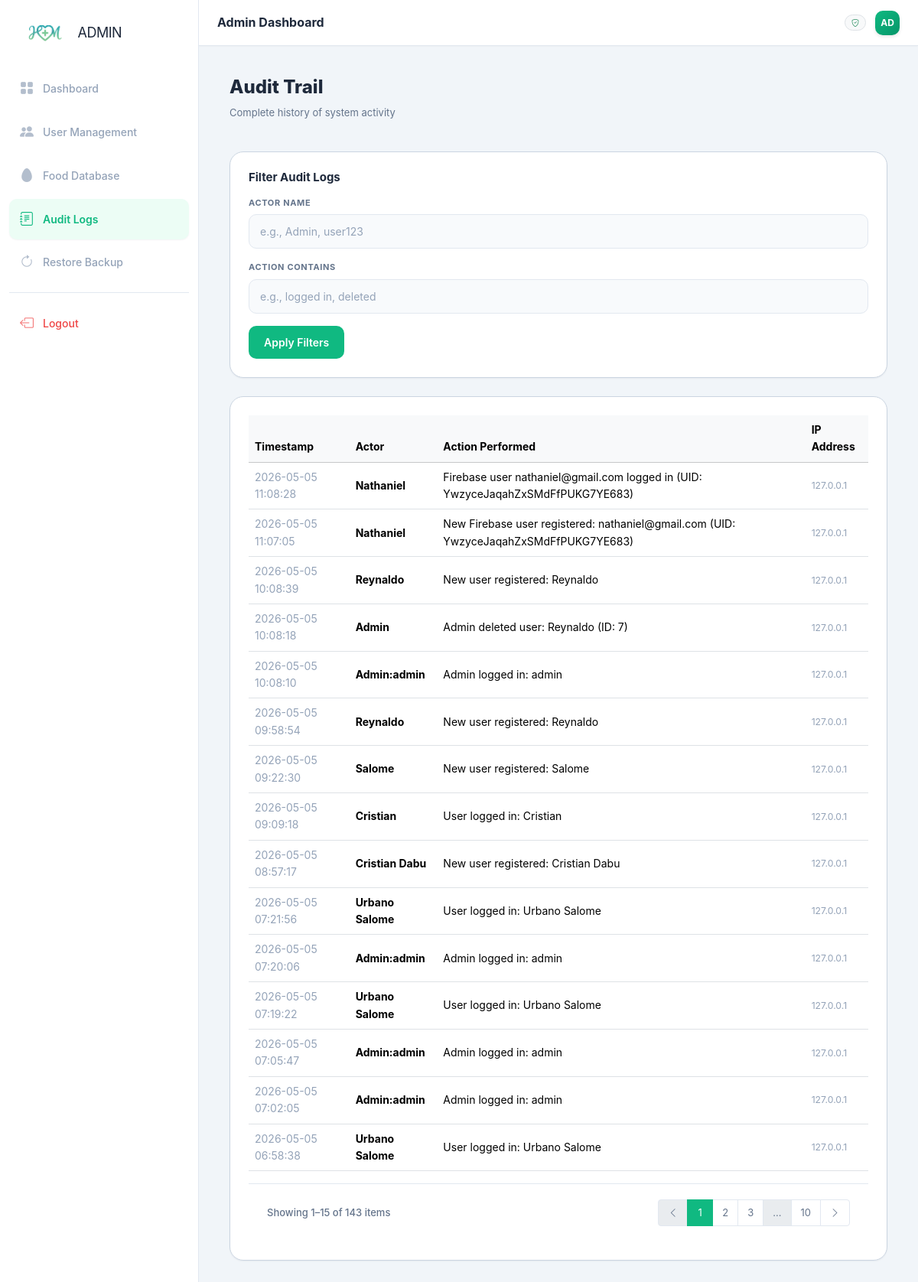
The app's page /admin/logs (signed in), older data.
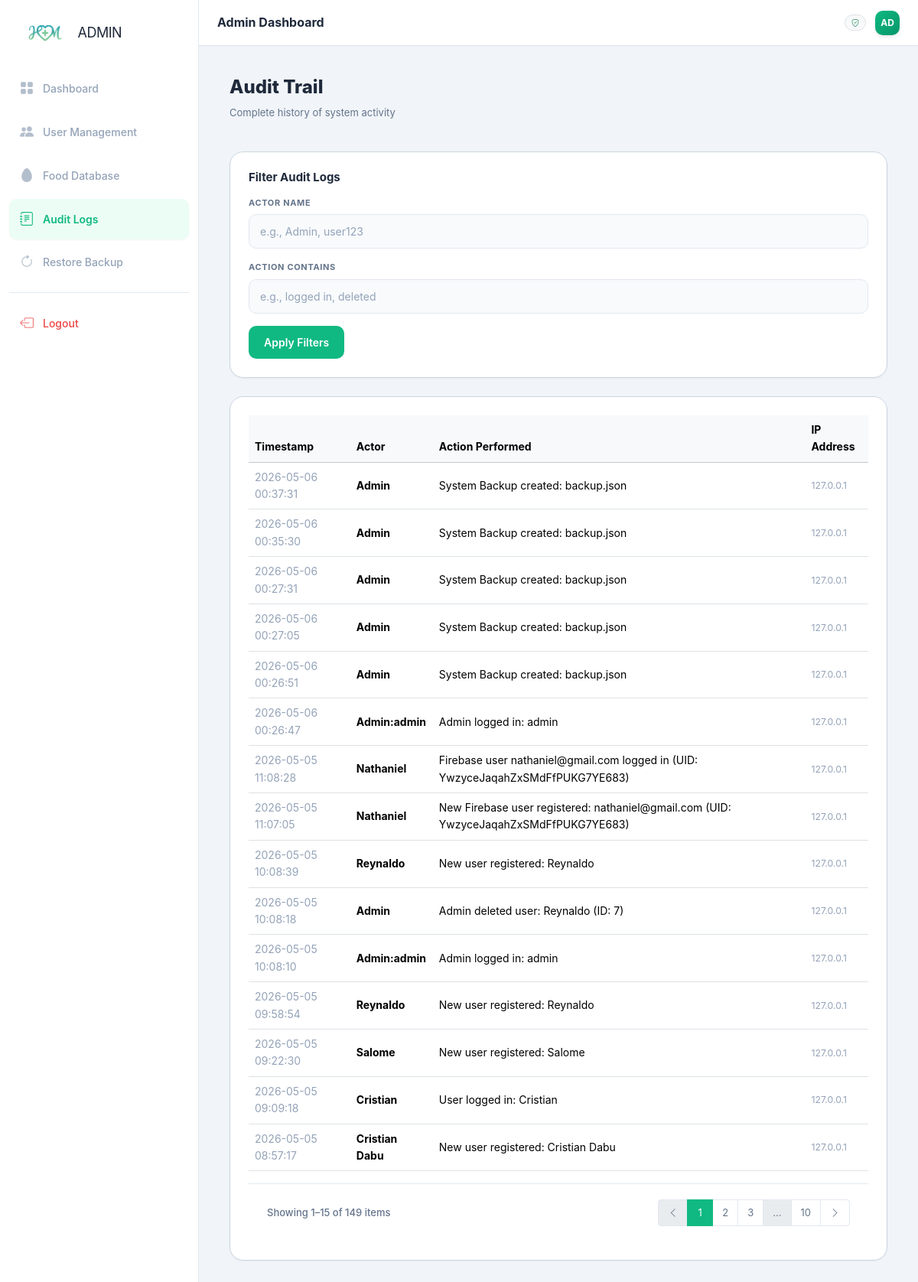
The same page, newer data.
### app.py (models this page shows)
class AuditLog(db.Model):
    __tablename__ = 'audit_logs'
    id         = db.Column(db.Integer, primary_key=True)
    user_id    = db.Column(db.Integer, nullable=True) # ID of user or admin
    actor_name = db.Column(db.String(100))
    role       = db.Column(db.String(20)) # user, coach, admin, superadmin
    action     = db.Column(db.String(255), nullable=False)
    ip_address = db.Column(db.String(45), index=True) # Added index for filtering/analysis
    timestamp  = db.Column(db.DateTime, default=datetime.datetime.utcnow)

### app.py (the view)
@app.route('/admin/logs')
@admin_required
def admin_logs():
    page = request.args.get('page', 1, type=int)
    actor_filter = request.args.get('actor', '')
    role_filter = request.args.get('role', '')
    action_filter = request.args.get('action', '')
    query = AuditLog.query
    if actor_filter:
        query = query.filter(AuditLog.actor_name.ilike(f'%{actor_filter}%'))
    if role_filter:
        query = query.filter(AuditLog.role == role_filter)
    if action_filter:
        query = query.filter(AuditLog.action.ilike(f'%{action_filter}%'))
    pagination = query.order_by(desc(AuditLog.timestamp)).paginate(page=page, per_page=15, error_out=False)
    return render_template('admin/logs.html', logs=pagination.items, pagination=pagination, q_actor=actor_filter, q_action=action_filter)

### app.py (called while the page is built)
def get_greeting():
    h = datetime.datetime.now().hour
    if  5 <= h < 12: return 'Good morning'
    if 12 <= h < 17: return 'Good afternoon'
    return 'Good evening'

@app.context_processor
def inject_globals():
    return {
        'now':      datetime.datetime.now(),
        'greeting': get_greeting(),
    }

def role_required(roles):
    def wrapper(f):
        @wraps(f)
        def decorated(*args, **kwargs):
            admin_id = session.get('admin_id')
            if admin_id:
                admin = db.session.get(Admin, admin_id)
                if admin and admin.role in roles:
                    return f(*args, **kwargs)
            u = current_user()
            if u and u.role in roles:
                return f(*args, **kwargs)
            flash('Unauthorized access.', 'danger')
            return redirect(url_for('login'))
        return decorated
    return wrapper

### templates/admin/logs.html (shortened to what the changed rows need)
{% extends "admin/base.html" %}
{% block admin_content %}
<div class="page-header">
    <div>
        <h1 class="page-title">Audit Trail</h1>
    </div>
</div>
<div class="row">
    <div class="col-lg-12" style="min-height: 70vh;">
        <div class="hm-card">
            <div class="table-responsive">
                <table class="table table-hover align-middle">
                    <thead class="table-light">
                        <tr>
                            <th>Timestamp</th>
                            <th>Actor</th>
                            <th>Action Performed</th>
                            <th class="d-none d-md-table-cell">IP Address</th>
                        </tr>
                    </thead>
                    <tbody>
                        {% for log in logs %}
                        <tr>
                            <td class="text-muted">{{ log.timestamp.strftime('%Y-%m-%d %H:%M:%S') }}</td>
                            <td class="fw-bold">{{ log.actor_name if log.actor_name else 'N/A' }}</td>
                            <td>{{ log.action }}</td>
                            <td class="text-muted small d-none d-md-table-cell">{{ log.ip_address if log.ip_address else 'N/A' }}</td>
                        </tr>
                        {% endfor %}
                    </tbody>
                </table>
            </div>
            <div class="admin-pagination-footer d-flex flex-column flex-md-row align-items-center justify-content-between gap-3">
                <div class="pagination-info">
                    Showing {{ pagination.first }}–{{ pagination.last }} of {{ pagination.total }} items
                </div>
                <nav>
                    <ul class="pagination pagination-sm mb-0">
                        {% for p in pagination.iter_pages(left_edge=1, left_current=2, right_current=2, right_edge=1) %}
                            {% if p %}
                                <li class="page-item {{ 'active' if p == pagination.page }}">
                                    <a class="page-link" href="{{ url_for('admin_logs', page=p, actor=actor_filter, action=action_filter) }}">{{ p }}</a>
                                </li>
                            {% else %}
                                <li class="page-item disabled"><span class="page-link">...</span></li>
                            {% endif %}
                        {% endfor %}
                    </ul>
                </nav>
            </div>
        </div>
    </div>
</div>
{% endblock %}

Row changes from the older to the newer data that the page shows:
no longer on this page (row unchanged): AuditLog: timestamp "2026-05-05 07:21:56", actor_name "Urbano Salome", action "User logged in: Urbano Salome", ip_address "127.0.0.1"
no longer on this page (row unchanged): AuditLog: timestamp "2026-05-05 07:20:06", actor_name "Admin:admin", action "Admin logged in: admin", ip_address "127.0.0.1"
no longer on this page (row unchanged): AuditLog: timestamp "2026-05-05 07:19:22", actor_name "Urbano Salome", action "User logged in: Urbano Salome", ip_address "127.0.0.1"
no longer on this page (row unchanged): AuditLog: timestamp "2026-05-05 07:05:47", actor_name "Admin:admin", action "Admin logged in: admin", ip_address "127.0.0.1"
no longer on this page (row unchanged): AuditLog: timestamp "2026-05-05 07:02:05", actor_name "Admin:admin", action "Admin logged in: admin", ip_address "127.0.0.1"
no longer on this page (row unchanged): AuditLog: timestamp "2026-05-05 06:58:38", actor_name "Urbano Salome", action "User logged in: Urbano Salome", ip_address "127.0.0.1"
added AuditLog: timestamp "2026-05-06 00:37:31", actor_name "Admin", action "System Backup created: backup.json", ip_address "127.0.0.1"
added AuditLog: timestamp "2026-05-06 00:35:30", actor_name "Admin", action "System Backup created: backup.json", ip_address "127.0.0.1"
added AuditLog: timestamp "2026-05-06 00:27:31", actor_name "Admin", action "System Backup created: backup.json", ip_address "127.0.0.1"
added AuditLog: timestamp "2026-05-06 00:27:05", actor_name "Admin", action "System Backup created: backup.json", ip_address "127.0.0.1"
added AuditLog: timestamp "2026-05-06 00:26:51", actor_name "Admin", action "System Backup created: backup.json", ip_address "127.0.0.1"
added AuditLog: timestamp "2026-05-06 00:26:47", actor_name "Admin:admin", action "Admin logged in: admin", ip_address "127.0.0.1"
Text that changed along with them:
{{ pagination.total }}: "143" → "149"
